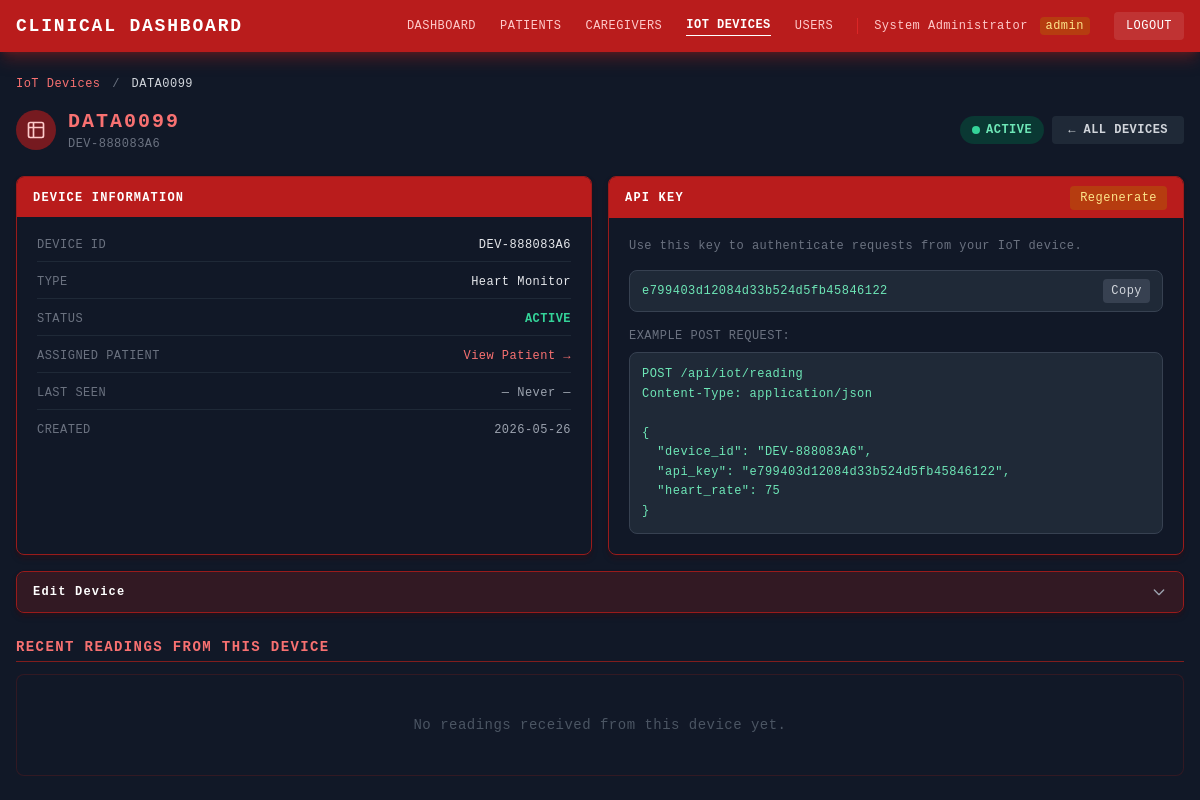
The page /devices/DEV-888083A6 (signed in) on the database its author committed.
### tables this page shows
CREATE TABLE devices (
        device_id TEXT PRIMARY KEY,
        device_name TEXT NOT NULL,
        device_type TEXT NOT NULL,
        patient_id INTEGER,
        api_key TEXT NOT NULL,
        last_seen TEXT,
        status TEXT DEFAULT 'active',
        created_at TEXT NOT NULL,
        FOREIGN KEY (patient_id) REFERENCES patients (id)
    );

### app.py (the view)
@app.route("/devices/<device_id>", methods=["GET"])
@login_required
def view_device(device_id):
    device = get_device(device_id)
    if not device:
        flash("Device not found.", "error")
        return redirect(url_for('list_devices'))
    conn = sqlite3.connect(DB_PATH)
    conn.row_factory = sqlite3.Row
    cursor = conn.cursor()
    cursor.execute('''
    SELECT r.*, p.name as patient_name
    FROM heart_readings r JOIN patients p ON r.patient_id = p.id
    WHERE r.device_id = ? ORDER BY r.id DESC LIMIT 20
    ''', (device_id,))
    readings = [dict(r) for r in cursor.fetchall()]
    conn.close()
    return render_template("view_device.html",
                           device=device,
                           readings=readings,
                           patients=get_all_patients())

### templates/view_device.html (shortened to what this page needs)
<!DOCTYPE html>
<html lang="en">
<head>
    <script src="https://cdn.tailwindcss.com"></script>
</head>
<body class="min-h-screen bg-[#111827] text-white" style="text-transform:uppercase;letter-spacing:.03em">
    <nav class="bg-red-700 shadow-lg shadow-red-900/50">
        <div class="max-w-7xl mx-auto px-4 py-3 flex items-center justify-between">
            <a href="/" class="text-white font-bold text-lg tracking-widest">Clinical Dashboard</a>
            <div class="hidden md:flex items-center gap-6">
                <a href="/"           class="text-red-200 hover:text-white text-xs transition-colors">Dashboard</a>
                <a href="/patients"   class="text-red-200 hover:text-white text-xs transition-colors">Patients</a>
                {% if current_user.role == 'admin' %}
                <a href="/caregivers" class="text-red-200 hover:text-white text-xs transition-colors">Caregivers</a>
                {% endif %}
                <a href="/devices"    class="text-white text-xs font-bold border-b border-white pb-0.5">IoT Devices</a>
                {% if current_user.role == 'admin' %}
                <a href="/users"      class="text-red-200 hover:text-white text-xs transition-colors">Users</a>
                {% endif %}
                <span class="text-red-200 text-xs normal-case border-l border-red-600 pl-4">
                    {{ current_user.full_name }}
                    <span class="ml-1 px-1.5 py-0.5 rounded text-xs
                        {% if current_user.role == 'admin' %}bg-amber-700/60 text-amber-200
                        {% elif current_user.role == 'doctor' %}bg-cyan-800/60 text-cyan-200
                        {% else %}bg-emerald-900/60 text-emerald-200{% endif %}">
                        {{ current_user.role }}
                    </span>
                </span>
                <a href="/logout" class="bg-white/10 hover:bg-white/20 text-white text-xs px-3 py-1.5 rounded transition-colors">Logout</a>
            </div>
        </div>
    </nav>
    <div class="max-w-7xl mx-auto px-4 py-6">
        <div class="text-xs text-gray-500 mb-4 normal-case">
            <a href="/devices" class="text-red-400 hover:text-red-300">IoT Devices</a>
            <span class="mx-1">/</span>
            <span class="text-gray-300">{{ device.device_name }}</span>
        </div>
        <div class="flex flex-col sm:flex-row sm:items-center justify-between mb-6 gap-3">
            <div class="flex items-center gap-3">
                <div class="w-10 h-10 rounded-full bg-red-700/60 flex items-center justify-center flex-shrink-0">
                    <svg class="w-5 h-5 text-red-200" fill="none" stroke="currentColor" stroke-width="2" viewBox="0 0 24 24">
                        <path stroke-linecap="round" stroke-linejoin="round"
                              d="M9 3H5a2 2 0 00-2 2v4m6-6h10a2 2 0 012 2v4M9 3v18m0 0h10a2 2 0 002-2V9M9 21H5a2 2 0 01-2-2V9m0 0h18"/>
                    </svg>
                </div>
                <div>
                    <h1 class="text-xl font-bold text-red-400 tracking-widest">{{ device.device_name }}</h1>
                    <p class="text-xs text-gray-500 normal-case">{{ device.device_id }}</p>
                </div>
            </div>
            <div class="flex items-center gap-2">
                {% if device.status == 'active' %}
                    <span class="inline-flex items-center gap-1.5 bg-emerald-900/60 text-emerald-300 px-3 py-1.5 rounded-full text-xs font-bold">
                        <span class="w-2 h-2 rounded-full bg-emerald-400 animate-pulse"></span>Active
                    </span>
                {% elif device.status == 'inactive' %}
                    <span class="inline-block bg-gray-800 text-gray-400 px-3 py-1.5 rounded-full text-xs font-bold">Inactive</span>
                {% else %}
                    <span class="inline-block bg-amber-900/60 text-amber-300 px-3 py-1.5 rounded-full text-xs font-bold">{{ device.status }}</span>
                {% endif %}
                <a href="/devices"
                   class="bg-gray-800 hover:bg-gray-700 text-gray-300 text-xs font-bold px-4 py-1.5 rounded transition-colors">
                    ← All Devices
                </a>
            </div>
        </div>
        <div class="grid grid-cols-1 lg:grid-cols-2 gap-4 mb-4">
            <div class="bg-gray-900 border border-red-800 rounded-lg overflow-hidden shadow-md shadow-red-950/30">
                <div class="bg-red-700 px-4 py-2">
                    <span class="text-xs font-bold tracking-widest">Device Information</span>
                </div>
                <div class="p-5 space-y-3 text-xs">
                    <div class="flex justify-between border-b border-gray-800 pb-2">
                        <span class="text-gray-500">Device ID</span>
                        <span class="text-gray-200 font-mono normal-case">{{ device.device_id }}</span>
                    </div>
                    <div class="flex justify-between border-b border-gray-800 pb-2">
                        <span class="text-gray-500">Type</span>
                        <span class="text-gray-200 normal-case">{{ device.device_type }}</span>
                    </div>
                    <div class="flex justify-between border-b border-gray-800 pb-2">
                        <span class="text-gray-500">Status</span>
                        {% if device.status == 'active' %}
                            <span class="text-emerald-400 font-bold">Active</span>
                        {% elif device.status == 'inactive' %}
                            <span class="text-gray-400">Inactive</span>
                        {% else %}
                            <span class="text-amber-400">{{ device.status }}</span>
                        {% endif %}
                    </div>
                    <div class="flex justify-between border-b border-gray-800 pb-2">
                        <span class="text-gray-500">Assigned Patient</span>
                        {% if device.patient_id %}
                            <a href="/patients/{{ device.patient_id }}" class="text-red-400 hover:text-red-300 transition-colors normal-case">
                                View Patient →
                            </a>
                        {% else %}
                            <span class="text-gray-600">— Unassigned —</span>
                        {% endif %}
                    </div>
                    <div class="flex justify-between border-b border-gray-800 pb-2">
                        <span class="text-gray-500">Last Seen</span>
                        <span class="text-gray-400 normal-case">{{ device.last_seen if device.last_seen else '— Never —' }}</span>
                    </div>
                    <div class="flex justify-between">
                        <span class="text-gray-500">Created</span>
                        <span class="text-gray-400 normal-case">{{ device.created_at[:10] }}</span>
                    </div>
                </div>
            </div>
            <div class="bg-gray-900 border border-red-800 rounded-lg overflow-hidden shadow-md shadow-red-950/30">
                <div class="bg-red-700 px-4 py-2 flex justify-between items-center">
                    <span class="text-xs font-bold tracking-widest">API Key</span>
                    {% if current_user.role == 'admin' %}
                    <form method="POST" action="/devices/{{ device.device_id }}/regenerate_key"
                          onsubmit="return confirm('Regenerate API key? The old key will stop working immediately.')">
                        <button type="submit"
                                class="text-xs bg-amber-700/60 hover:bg-amber-600/60 text-amber-200 px-2.5 py-1 rounded transition-colors">
                            Regenerate
                        </button>
                    </form>
                    {% endif %}
                </div>
                <div class="p-5 space-y-4">
                    <p class="text-xs text-gray-500 normal-case">Use this key to authenticate requests from your IoT device.</p>
                    <div class="bg-gray-800 border border-gray-700 rounded-lg px-3 py-2 flex items-center justify-between gap-2">
                        <code id="api-key-text" class="text-emerald-300 text-xs normal-case break-all font-mono">{{ device.api_key }}</code>
                        <button onclick="copyKey()" title="Copy"
                                class="flex-shrink-0 bg-gray-700 hover:bg-gray-600 text-gray-300 text-xs px-2 py-1 rounded transition-colors">
                            Copy
                        </button>
                    </div>
                    <div>
                        <p class="text-xs text-gray-500 mb-2">Example POST request:</p>
                        <pre class="bg-gray-800 border border-gray-700 rounded-lg p-3 text-xs text-emerald-300 normal-case overflow-x-auto leading-relaxed font-mono"><code>POST /api/iot/reading
Content-Type: application/json
{
  "device_id": "{{ device.device_id }}",
  "api_key": "{{ device.api_key }}",
  "heart_rate": 75
}</code></pre>
                    </div>
                </div>
            </div>
        </div>
        {% if current_user.role in ('admin', 'doctor') %}
        <div class="bg-gray-900 border border-red-800 rounded-lg overflow-hidden shadow-md shadow-red-950/30 mb-6">
            <button onclick="document.getElementById('edit-panel').classList.toggle('hidden')"
                    class="w-full bg-red-900/30 hover:bg-red-900/50 px-4 py-3 flex items-center justify-between transition-colors">
                <span class="text-xs font-bold tracking-widest">Edit Device</span>
                <svg id="edit-chevron" class="w-4 h-4 text-gray-400 transition-transform" fill="none" stroke="currentColor" stroke-width="2" viewBox="0 0 24 24">
                    <path stroke-linecap="round" stroke-linejoin="round" d="M19 9l-7 7-7-7"/>
                </svg>
            </button>
        </div>
        {% endif %}
        <h2 class="text-sm font-bold text-red-400 tracking-widest mb-3 border-b border-red-900 pb-1">
            Recent Readings from This Device
        </h2>
        {% if readings %}
        <div class="bg-gray-900 border border-red-800 rounded-lg overflow-hidden shadow-md shadow-red-950/30">
            <div class="overflow-x-auto">
                <table class="w-full text-xs">
                    <thead>
                        <tr class="bg-red-700 text-white">
                            <th class="px-3 py-2 text-left">Time</th>
                            <th class="px-3 py-2 text-left">Patient</th>
                            <th class="px-3 py-2 text-center">HR (BPM)</th>
                            <th class="px-3 py-2 text-center">BP</th>
                            <th class="px-3 py-2 text-center">SpO2</th>
                            <th class="px-3 py-2 text-center">Temp</th>
                            <th class="px-3 py-2 text-center">Tachycardia</th>
                            <th class="px-3 py-2 text-center">Hypertrophy</th>
                            <th class="px-3 py-2 text-center">Cholesterol</th>
                        </tr>
                    </thead>
                    <tbody class="divide-y divide-gray-800">
                        {% for reading in readings %}
                            {% set danger = reading.tachycardia_pred == 1 or reading.hypertrophy_pred == 1 or reading.cholesterol_pred == 1
                                            or reading.heart_rate > 120 or reading.systolic > 160 or reading.diastolic > 100 or reading.spo2 < 92 %}
                            <tr class="hover:bg-gray-800 transition-colors {% if danger %}danger-row{% endif %}">
                                <td class="px-3 py-2 text-gray-400 normal-case">{{ reading.timestamp }}</td>
                                <td class="px-3 py-2 text-gray-200 normal-case">{{ reading.patient_name }}</td>
                                <td class="px-3 py-2 text-center font-bold {% if reading.heart_rate > 120 %}text-red-400{% else %}text-emerald-400{% endif %}">
                                    {{ reading.heart_rate }}
                                </td>
                                <td class="px-3 py-2 text-center {% if reading.systolic > 160 or reading.diastolic > 100 %}text-red-400 font-bold{% else %}text-gray-300{% endif %}">
                                    {{ reading.systolic }}/{{ reading.diastolic }}
                                </td>
                                <td class="px-3 py-2 text-center {% if reading.spo2 < 92 %}text-red-400 font-bold{% else %}text-gray-300{% endif %}">
                                    {{ reading.spo2 }}%
                                </td>
                                <td class="px-3 py-2 text-center text-gray-400 normal-case">{{ reading.body_temp }}°C</td>
                                <td class="px-3 py-2 text-center">
                                    {% if reading.tachycardia_pred == 1 %}
                                        <span class="inline-block bg-red-600 text-white px-2 py-0.5 rounded-full font-bold">Detected</span>
                                    {% else %}
                                        <span class="inline-block bg-emerald-900 text-emerald-300 px-2 py-0.5 rounded-full">Normal</span>
                                    {% endif %}
                                </td>
                                <td class="px-3 py-2 text-center">
                                    {% if reading.hypertrophy_pred == 1 %}
                                        <span class="inline-block bg-red-600 text-white px-2 py-0.5 rounded-full font-bold">Detected</span>
                                    {% else %}
                                        <span class="inline-block bg-emerald-900 text-emerald-300 px-2 py-0.5 rounded-full">Normal</span>
                                    {% endif %}
                                </td>
                                <td class="px-3 py-2 text-center">
                                    {% if reading.cholesterol_pred == 1 %}
                                        <span class="inline-block bg-red-600 text-white px-2 py-0.5 rounded-full font-bold">Detected</span>
                                    {% else %}
                                        <span class="inline-block bg-emerald-900 text-emerald-300 px-2 py-0.5 rounded-full">Normal</span>
                                    {% endif %}
                                </td>
                            </tr>
                        {% endfor %}
                    </tbody>
                </table>
            </div>
        </div>
        {% else %}
        <div class="bg-gray-900 border border-red-900/30 rounded-lg px-6 py-10 text-center">
            <p class="text-gray-600 text-sm normal-case">No readings received from this device yet.</p>
        </div>
        {% endif %}
    </div>
</body>
</html>

### rows shown on the page
devices: device_name "DATA0099", device_id "DEV-888083A6", device_type "Heart Monitor", created_at "2026-05-26", api_key "e799403d12084d33b524d5fb45846122"

### other values the page prints
{{ current_user.full_name }} "System Administrator"
{{ current_user.role }} "admin"
{{ device.last_seen if device.last_seen else '— Never —' }} "— Never —"
